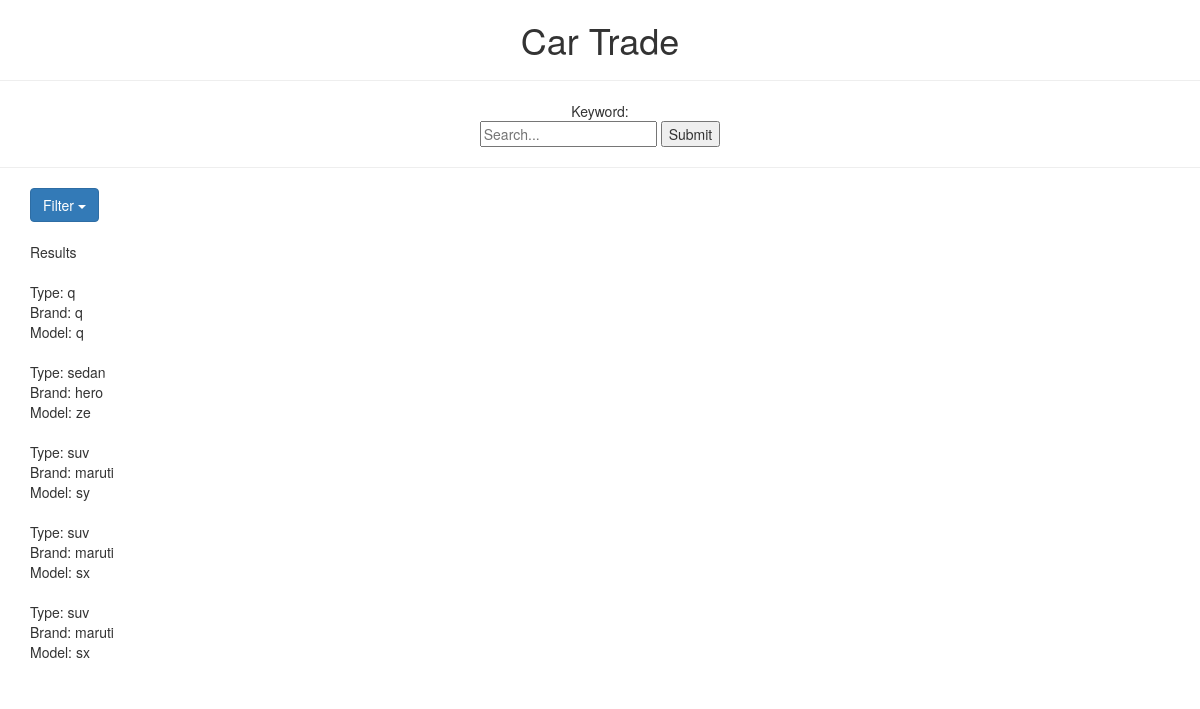
Page /Final/asc.php on the committed database.
### tables this page shows
CREATE TABLE `car` (
  `car_id` int(3) NOT NULL,
  `type` varchar(10) NOT NULL,
  `brand` varchar(10) NOT NULL,
  `model` varchar(10) NOT NULL,
  `fuel_type` varchar(6) NOT NULL,
  `transmission_type` varchar(6) NOT NULL,
  `owner_id` int(3) NOT NULL
);

### Final/asc.php (the view, shortened to what this page needs)
    <!DOCTYPE html>
    <html>
  <link rel="stylesheet" href="https://maxcdn.bootstrapcdn.com/bootstrap/3.3.7/css/bootstrap.min.css">
</head>
<body id="body_bg">
        <div <div align="center">
        <h1>Car Trade</h1>
<hr>
            <form action="search1.php" method="POST">
                Keyword:<br>
                <input type="text" placeholder="Search..." name="Keyword">
                <input type="submit" value="Submit">
            </form>
        </div>
<hr>
<div class="container">
  <div class="dropdown">
    <button class="btn btn-primary dropdown-toggle" type="button" data-toggle="dropdown">Filter
    <span class="caret"></span></button>
  </div>
</html>
<?php
include "db_connect.php";
$sql="SELECT * FROM car order by type";
$result = $connection->query($sql);
if ($result->num_rows > 0) {
    echo "<br>Results<br><br>";
        while($row = $result->fetch_assoc()) {
        echo "Type: ". $row["type"]."<br>"."Brand: ".$row["brand"]."<br>"."Model: ".$row["model"]."<br><br>";
    }
} else {
    echo "Error: " . $sql . "<br>" . $connection->error;
}
?>

### rows in the picture
car: type "q", brand "q", model "q"
car: type "sedan", brand "hero", model "ze"
car: type "suv", brand "maruti", model "sy"
car: type "suv", brand "maruti", model "sx"
car: type "suv", brand "maruti", model "sx"
